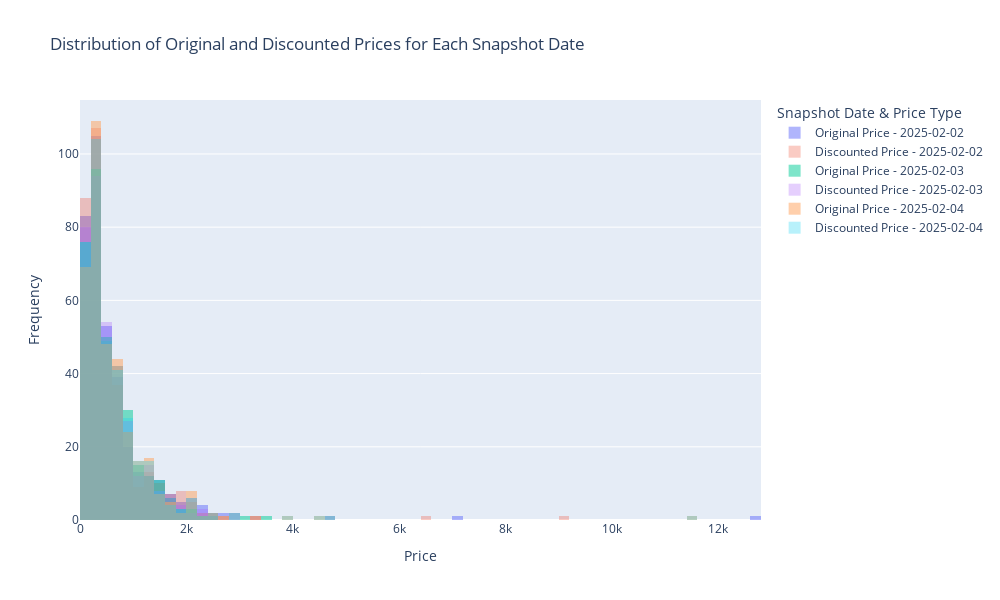

Write notebook code for a chart like this one.
### Markdown cell above
The histogram shows that most hotel review scores fall between **7 and 9**, with a peak around **8**, indicating generally positive experiences. Scores below **5** are rare to none.  

The similarity between the snapshot dates suggests that hotel ratings remain stable over time. While a few hotels receive low scores (**1-4**), these are outliers rather than the norm.  

The data above shows that **Booking.com prioritizes highly rated hotels** in its listings. Among the 100 hotels that appeared in each search, none have a review score below **6**, indicating that poorly rated hotels are likely filtered out. This aligns with Booking.com’s strategy of promoting well-reviewed properties to enhance user experience, while "punishing" lesser options.

### Code cell
price_data = bookings.groupby(['name', 'snapshot_date'], as_index=False)[['original_price', 'discounted_price']].first()

# Get unique snapshot dates
snapshot_dates = price_data['snapshot_date'].unique()

# Create subplots for each snapshot date
fig = go.Figure()

for date in snapshot_dates:
    snapshot_prices = price_data[price_data['snapshot_date'] == date]
    
    fig.add_trace(go.Histogram(
        x=snapshot_prices['original_price'].dropna(),
        name=f"Original Price - {date}",
        opacity=0.5
    ))
    
    fig.add_trace(go.Histogram(
        x=snapshot_prices['discounted_price'].dropna(),
        name=f"Discounted Price - {date}",
        opacity=0.3
    ))

# Update layout for better visualization
fig.update_layout(
    title="Distribution of Original and Discounted Prices for Each Snapshot Date",
    xaxis_title="Price",
    yaxis_title="Frequency",
    barmode='overlay',  # Ensures histograms overlap for comparison
    legend_title="Snapshot Date & Price Type",
    width=1000,
    height=600
)

# Show the interactive plot
fig.show()

### Figure 1 — Plotly figure (JSON) as saved in the notebook; plotly's stock layout.template omitted (floating-point values rounded to 4 significant figures; data arrays with more than 128 entries replaced by an {"elided": "..."} marker saying what was removed)
{"data": [{"name": "Original Price - 2025-02-02", "opacity": 0.5, "type": "histogram", "x": {"elided": "365 int values"}}, {"name": "Discounted Price - 2025-02-02", "opacity": 0.3, "type": "histogram", "x": {"elided": "365 int values"}}, {"name": "Original Price - 2025-02-03", "opacity": 0.5, "type": "histogram", "x": {"elided": "351 int values"}}, {"name": "Discounted Price - 2025-02-03", "opacity": 0.3, "type": "histogram", "x": {"elided": "351 int values"}}, {"name": "Original Price - 2025-02-04", "opacity": 0.5, "type": "histogram", "x": {"elided": "357 int values"}}, {"name": "Discounted Price - 2025-02-04", "opacity": 0.3, "type": "histogram", "x": {"elided": "357 int values"}}], "layout": {"barmode": "overlay", "height": 600, "legend": {"title": {"text": "Snapshot Date & Price Type"}}, "title": {"text": "Distribution of Original and Discounted Prices for Each Snapshot Date"}, "width": 1000, "xaxis": {"title": {"text": "Price"}}, "yaxis": {"title": {"text": "Frequency"}}}}
